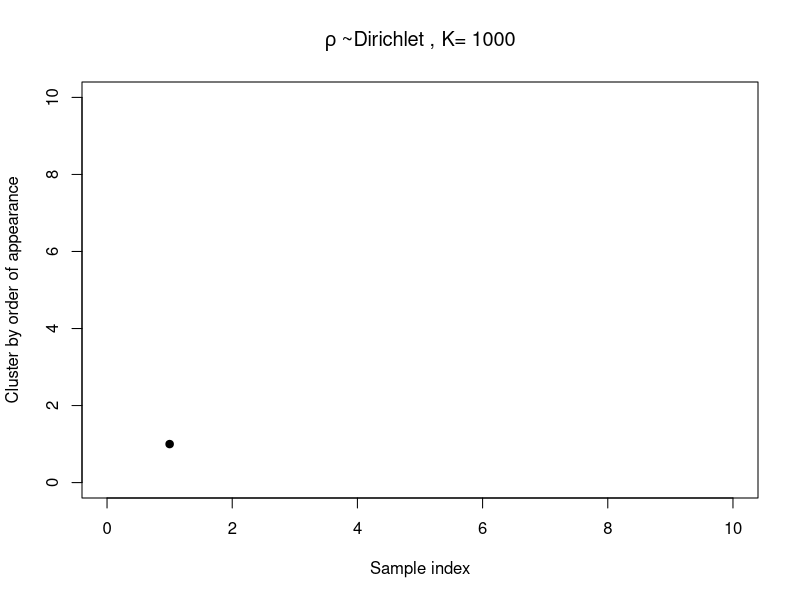
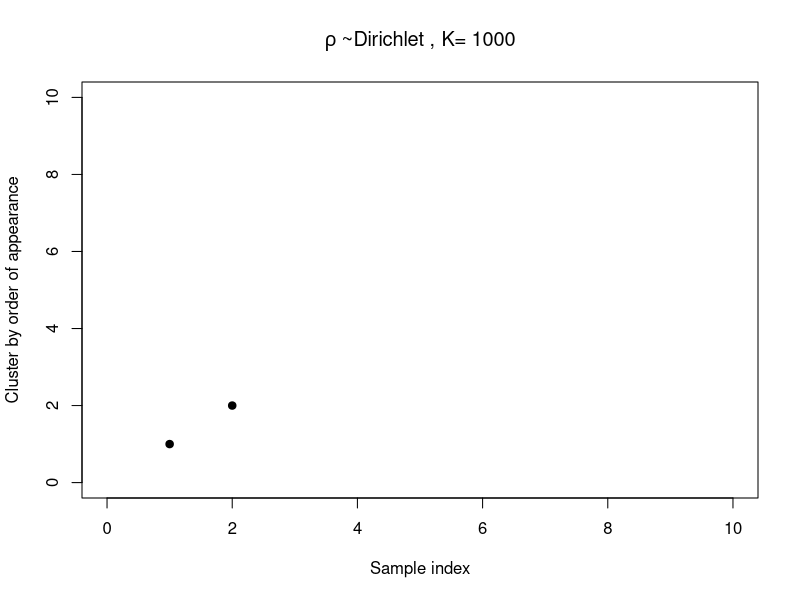
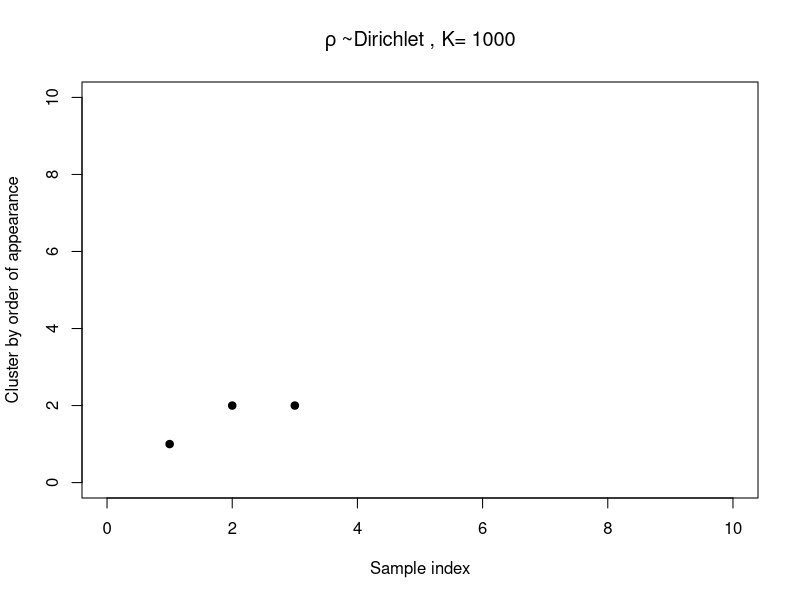
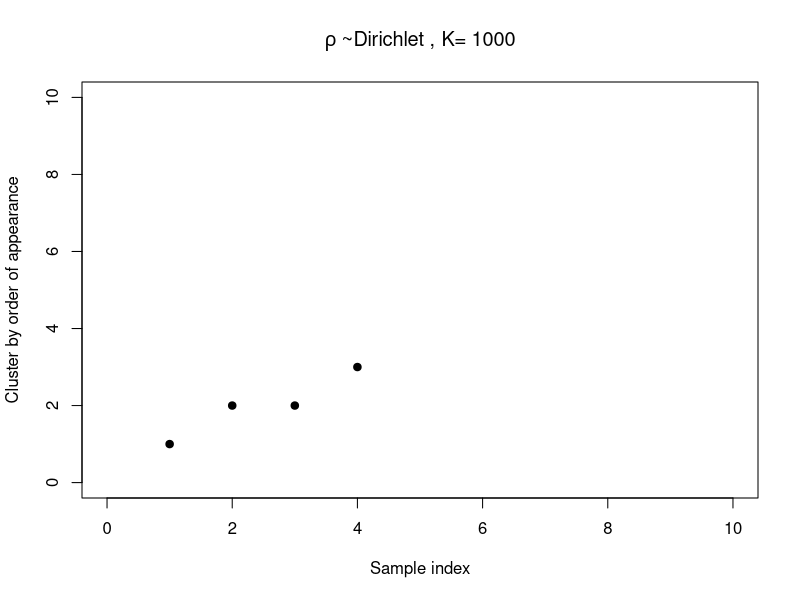
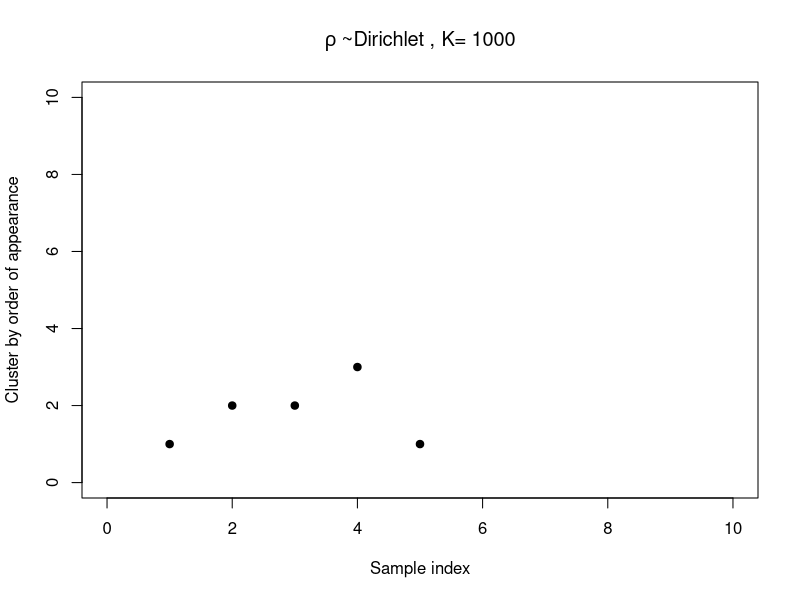
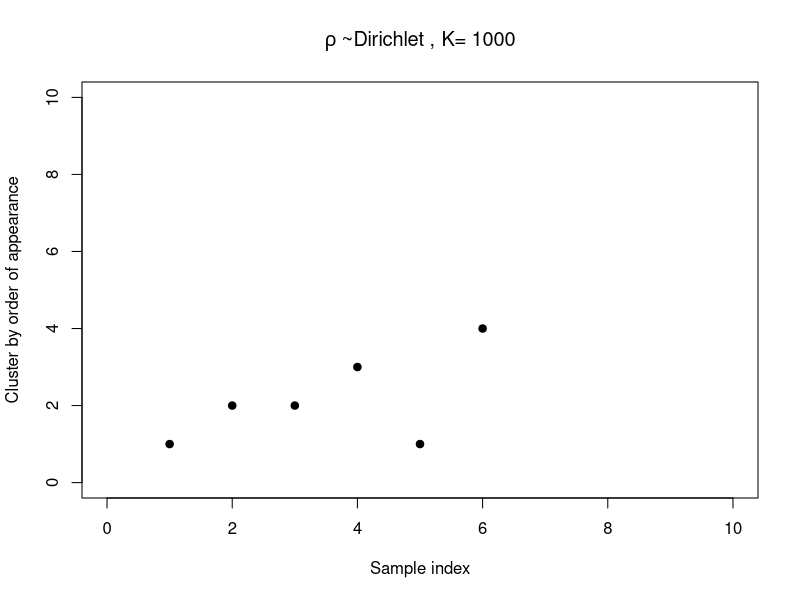
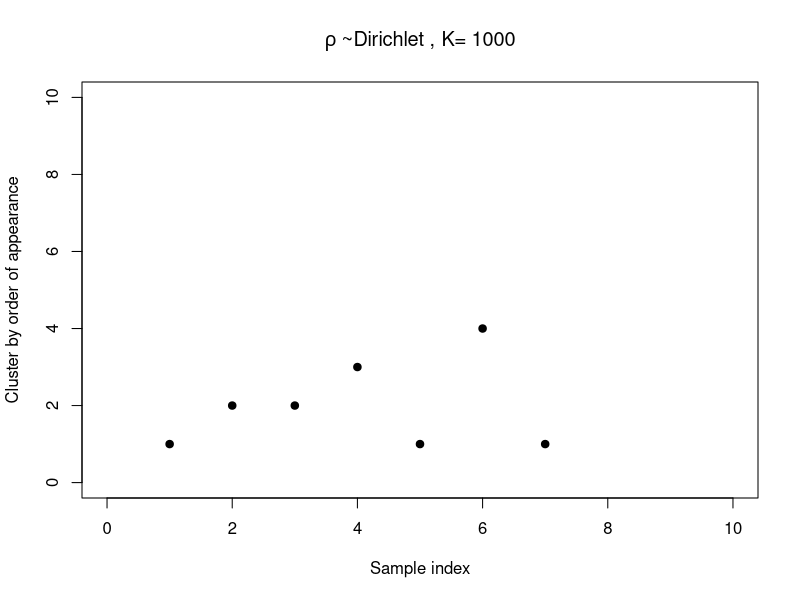
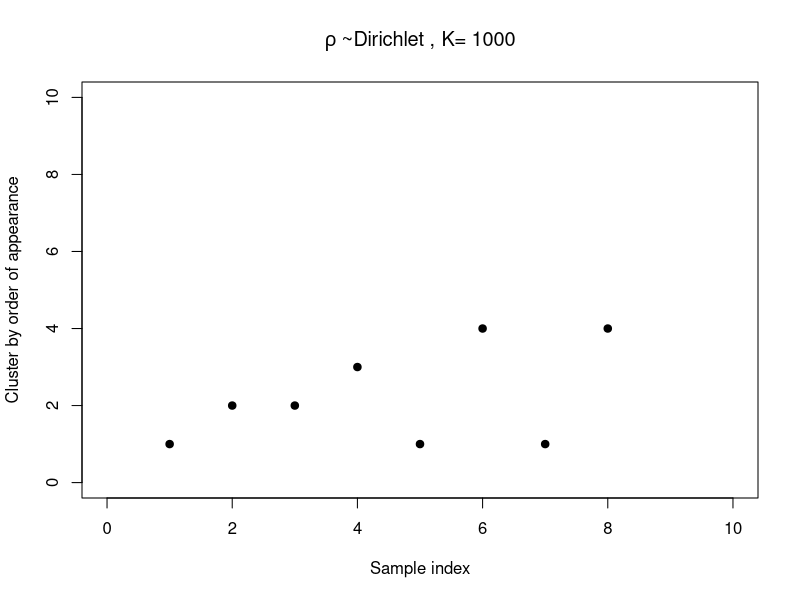

Write the R code that produced these figures, in order.
# Illustration of cluster growth 
# given a Dirichlet-distributed vector
# with K >> N.
# Copyright (C) 2015, Tamara Broderick
# www.tamarabroderick.com

#    This program is free software: you can redistribute it and/or modify
#    it under the terms of the GNU General Public License as published by
#    the Free Software Foundation, either version 3 of the License, or
#    (at your option) any later version.
#
#    This program is distributed in the hope that it will be useful,
#    but WITHOUT ANY WARRANTY; without even the implied warranty of
#    MERCHANTABILITY or FITNESS FOR A PARTICULAR PURPOSE.  See the
#    GNU General Public License for more details.
#
#    You should have received a copy of the GNU General Public License
#    along with this program.  If not, see <http://www.gnu.org/licenses/>.

# useful for sampling from a Dirichlet distribution
library(MCMCpack)

# maximum number of data points to draw
maxN = 1000

# use these parameters by default
K_default = 1000
a_default = 10/K_default
# note: default run with these parameters
# appears at the end

ex4_gen_largeK_count <- function(K,a) {
# Illustrates how number of clusters changes
# with Dirichlet-distributed component probabilities
#
# Args:
#  K: Dirichlet parameter vector length
#  a: Dirichlet parmeter (will be repeated K times)
#
# Returns:
#  Nothing

	# make the Dirichlet draw
	rhomx = rdirichlet(1,rep(a,K))
	# another useful form of rho
	rho = as.vector(rhomx)

	# records which clusters have been sampled so far
	uniq_draws = c()
	# cluster samples in order of appearance (ooa)
	ooa_clust = c()

	for(N in 1:maxN) {
		# draw a cluster assignment from the components
		draw = sample(1:K, size=1, replace=TRUE, prob=rho)
		# update info about cluster draws
		uniq_draws = unique(c(uniq_draws, draw))
		ooa = which(draw == uniq_draws)
		ooa_clust = c(ooa_clust, ooa)
	
		# plot cluster assignments in order of appearance
		plot(seq(1,N),
			ooa_clust,
			xlab="Sample index",
			ylab="Cluster by order of appearance",
			ylim=c(0,max(10,length(uniq_draws))),
			xlim=c(0,max(10,N)),
			pch=19,
			main=bquote(rho~"~Dirichlet"  # ~"("~.(a)~",...,"~.(a)~")"
                                ~", K="~.(K))
			)

		# Generate a new draw for each press of "enter"
                # Press 'x' when finished
		line <- readline()
		if(line == "x") return("done")
	}
}

# default run with default parameters
ex4_gen_largeK_count(K_default, a_default)
